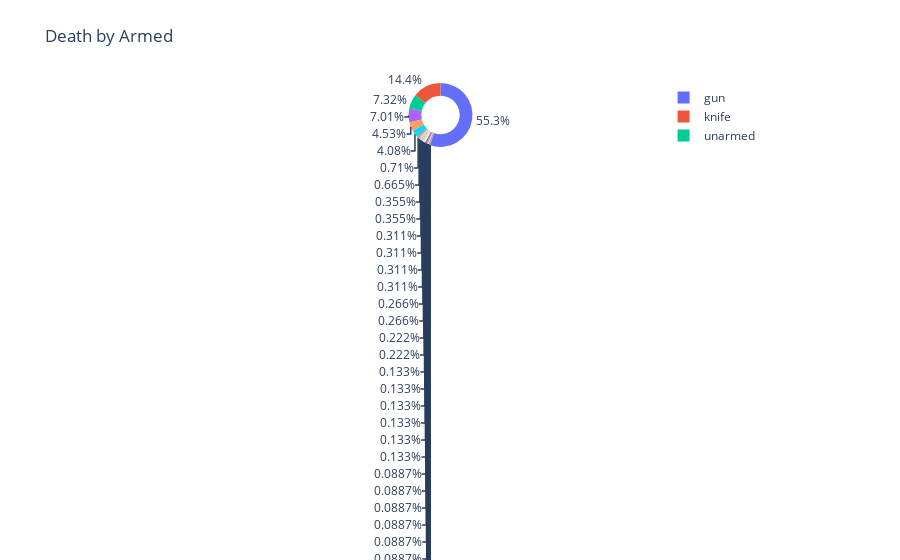

Here is the notebook cell this chart was saved with:
### Code cell
fig = px.pie(d_by_arm, values= d_by_arm.values, names=d_by_arm.index , title='Death by Armed', hole = .6)
fig.show()

### Figure 1 — Plotly figure (JSON) as saved in the notebook; plotly's stock layout.template omitted (floating-point values rounded to 4 significant figures)
{"data": [{"domain": {"x": [0, 1], "y": [0, 1]}, "hole": 0.6, "hovertemplate": "armed=%{label}<br>value=%{value}<extra></extra>", "labels": ["gun", "knife", "unarmed", "vehicle", "toy weapon", "undetermined", "machete", "unknown weapon", "sword", "ax", "hammer", "box cutter", "baseball bat", "metal pipe", "hatchet", "Taser", "screwdriver", "gun and knife", "scissors", "metal stick", "rock", "crossbow", "blunt object", "guns and explosives", "hatchet and gun", "sharp object", "meat cleaver", "piece of wood", "shovel", "metal pole", "metal object", "brick", "baseball bat and bottle", "fireworks", "bayonet", "glass shard", "motorcycle", "pitchfork", "pipe", "pole and knife", "baton", "beer bottle", "crowbar", "oar", "machete and gun", "air conditioner", "metal rake", "bean-bag gun", "spear", "contractor's level", "nail gun", "lawn mower blade", "flagpole", "cordless drill", "metal hand tool", "carjack", "chain", "stapler", "flashlight", "baseball bat and fireplace poker", "straight edge razor", "hand torch", "chain saw", "garden tool", "pole", "pick-axe", "pen"], "legendgroup": "", "name": "", "showlegend": true, "type": "pie", "values": [1247, 324, 165, 158, 102, 92, 16, 15, 8, 8, 7, 7, 7, 7, 6, 6, 5, 5, 3, 3, 3, 3, 3, 3, 2, 2, 2, 2, 2, 2, 2, 2, 1, 1, 1, 1, 1, 1, 1, 1, 1, 1, 1, 1, 1, 1, 1, 1, 1, 1, 1, 1, 1, 1, 1, 1, 1, 1, 1, 1, 1, 1, 1, 1, 1, 1, 1]}], "layout": {"legend": {"tracegroupgap": 0}, "title": {"text": "Death by Armed"}}}
